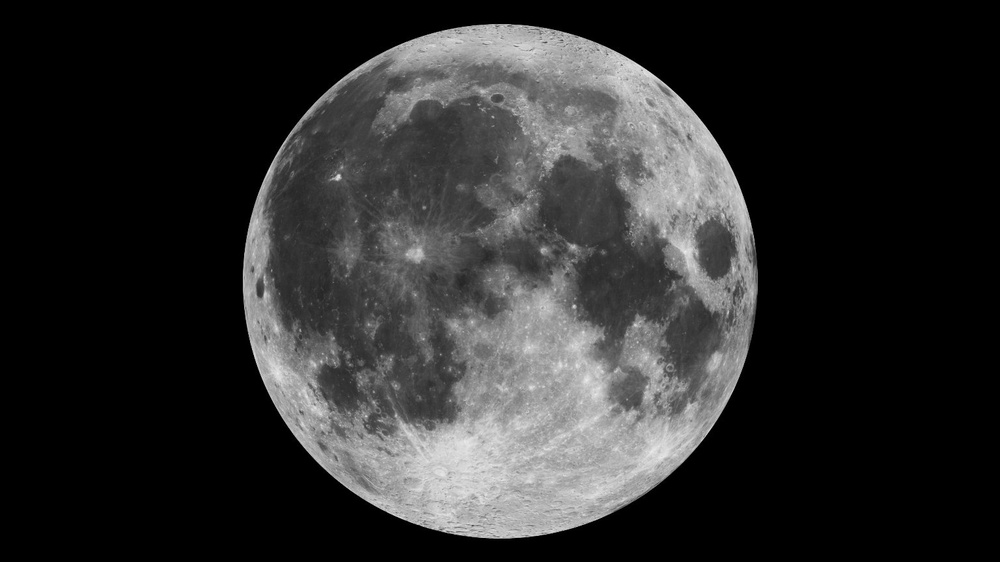
#> input picture block-2/moon.jpg, 1000 x 562 px, shrunk from 1536 x 864 before the run
$ python salt_pepper.py
#> lines starting #> are read from the running program, lines starting #| are printed output that depends on the picture
import cv2
import numpy as np
from matplotlib import pyplot as plt
#Salt and pepper function
def salt_and_pepper_noise(img , coef , height , width ):
    arr = np.random.random((height, width))
    img_copy = img.copy()
    for i in range(height):
        for j in range(width):
            if arr[i][j]>coef:
                pass
            elif arr[i][j]<coef and (coef)/2 > (arr[i][j]):
                img_copy[i][j]=255
            elif arr[i][j]<coef and (coef)/2 < (arr[i][j]):
                img_copy[i][j]=0
    return(img_copy)

def main():
    #Sourcing and operating the images
    img = cv2.imread('../moon.jpg' )
#> img is the input picture: shape (562, 1000, 3); min 0, max 239, mean 44.5
    height, width , sd= img.shape
#> height = 562; width = 1000; sd = 3
    print(img.shape)
#| (562, 1000, 3)
    img = cv2.cvtColor(img, cv2.COLOR_BGR2GRAY)
#> img: shape (562, 1000)
    noisy=salt_and_pepper_noise(img ,0.08,  height , width)
#> after the loop in salt_and_pepper_noise, `for i in range(height):`:
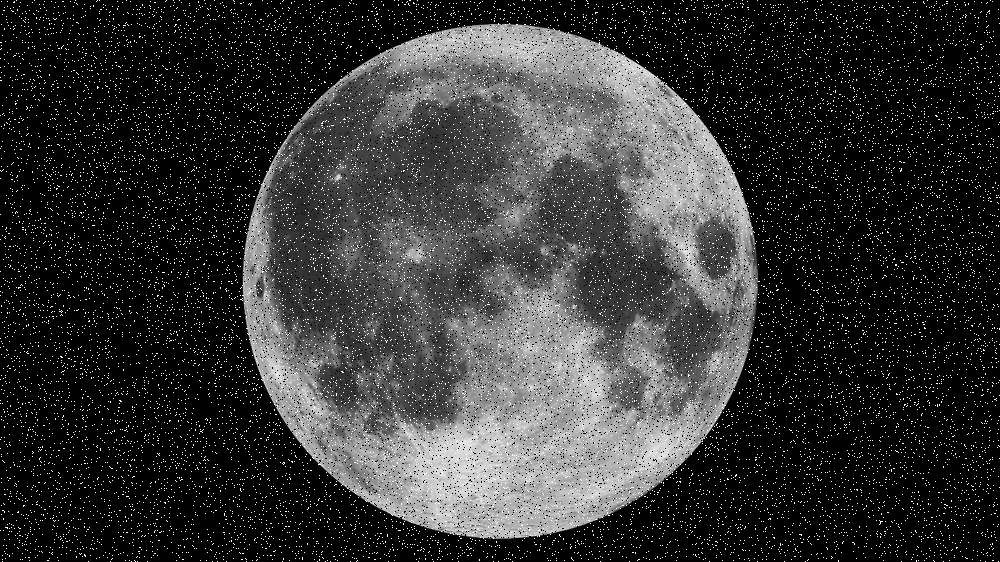
#> img_copy: shape (562, 1000); min 0, max 255, mean 51.2

    # Plotting the imagea
    plt.subplot(121),plt.imshow((255-img) ,cmap='Greys'),plt.title('Original')
    plt.xticks([]), plt.yticks([])
    plt.subplot(122),plt.imshow((255-(noisy)), cmap='Greys'),plt.title('Noise')
    plt.xticks([]), plt.yticks([])
    plt.show()
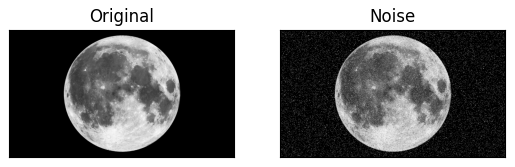
#> figure drawn by matplotlib, 2 panels
if __name__ == "__main__":
    main()

$ run again, with block-2/chess.jpg copied over block-2/moon.jpg
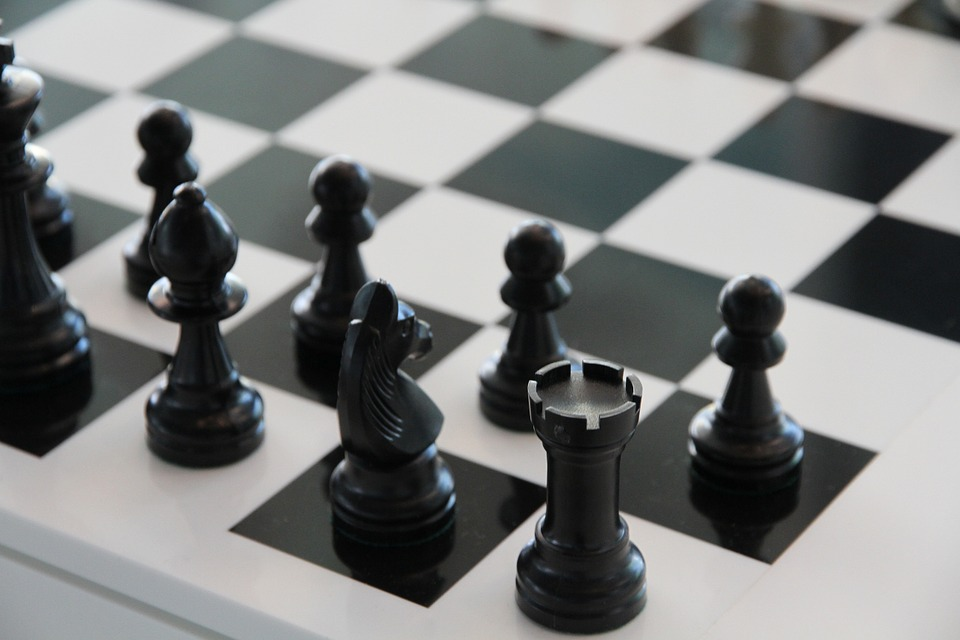
#> input picture block-2/chess.jpg, 960 x 640 px
#> in main, img is the input picture: shape (640, 960, 3); mean B, G, R 126.6, 127.3, 125.9
#| (640, 960, 3)
#> img: shape (640, 960)
#> after the loop in salt_and_pepper_noise, `for i in range(height):`:
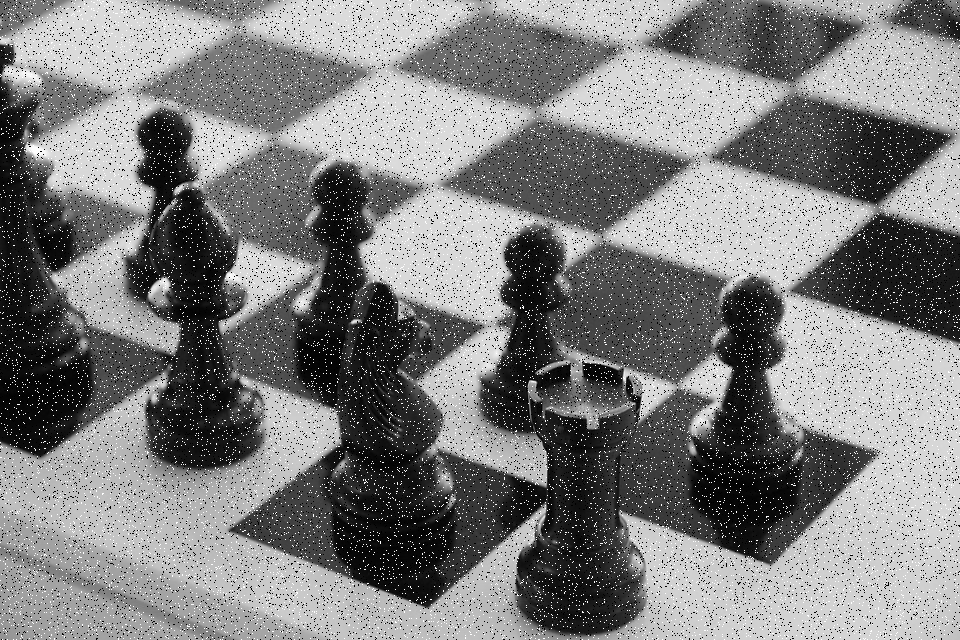
#> img_copy: shape (640, 960); min 0, max 255, mean 126.8
#> in main, `plt.show()`:
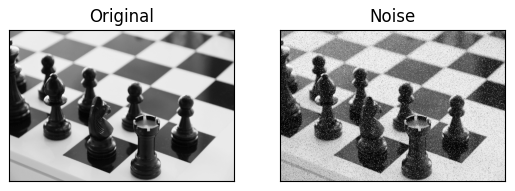
#> figure drawn by matplotlib, 2 panels

$ run again, with block-2/park.jpg copied over block-2/moon.jpg
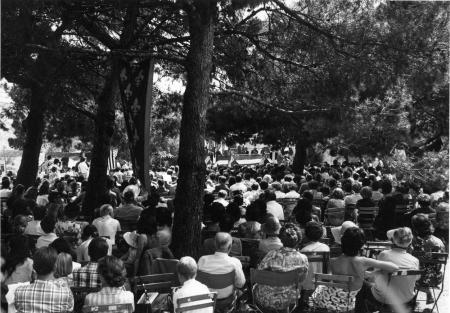
#> input picture block-2/park.jpg, 450 x 313 px
#> in main, img is the input picture: shape (313, 450, 3); min 0, max 255, mean 66.3
#| (313, 450, 3)
#> img: shape (313, 450)
#> after the loop in salt_and_pepper_noise, `for i in range(height):`:
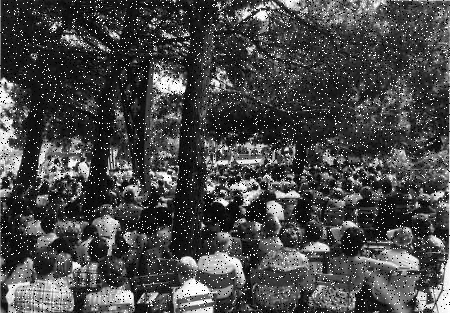
#> img_copy: shape (313, 450); min 0, max 255, mean 71.1
#> in main, `plt.show()`:
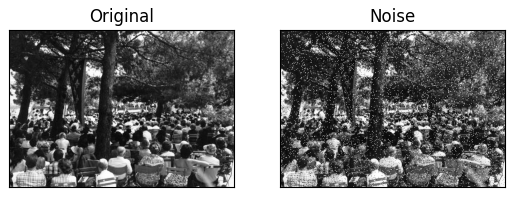
#> figure drawn by matplotlib, 2 panels

$ run again, with block-2/zebra.jpg copied over block-2/moon.jpg
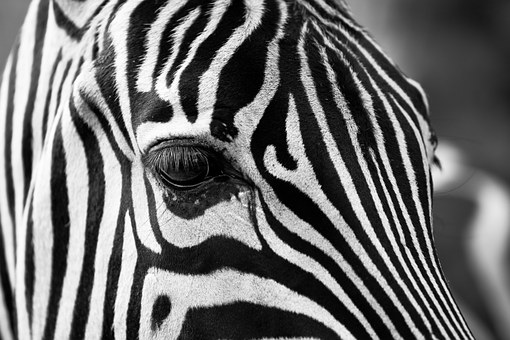
#> input picture block-2/zebra.jpg, 510 x 340 px
#> in main, img is the input picture: shape (340, 510, 3); min 0, max 255, mean 109.4
#| (340, 510, 3)
#> img: shape (340, 510)
#> after the loop in salt_and_pepper_noise, `for i in range(height):`:
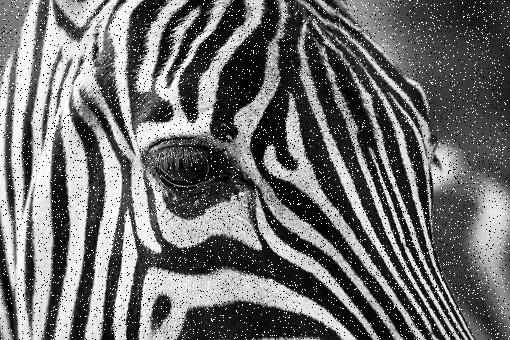
#> img_copy: shape (340, 510); min 0, max 255, mean 110.8
#> in main, `plt.show()`:
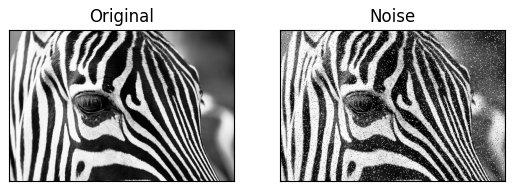
#> figure drawn by matplotlib, 2 panels
